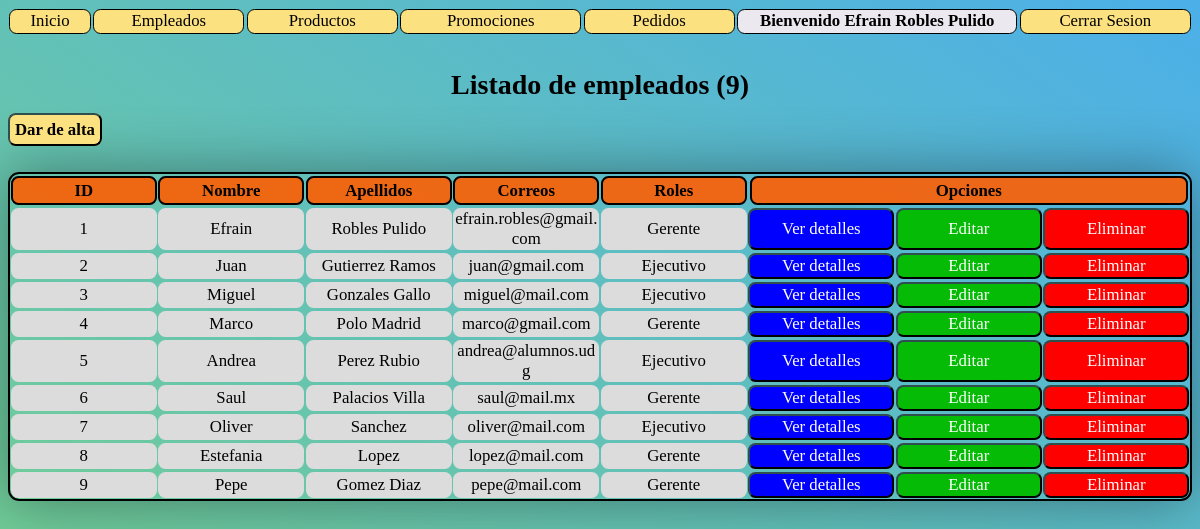
Screenshot of /B11-B12/Administrador/empleados_lista.php (signed in) with the database file from the repository.
### tables this page shows
CREATE TABLE `empleados` (
  `id` int(11) NOT NULL,
  `nombre` varchar(128) NOT NULL,
  `apellidos` varchar(128) NOT NULL,
  `correo` varchar(128) NOT NULL,
  `pass` varchar(32) NOT NULL,
  `rol` int(1) NOT NULL,
  `archivo_n` varchar(255) NOT NULL,
  `archivo` varchar(128) NOT NULL,
  `status` int(1) NOT NULL DEFAULT 1,
  `eliminado` int(1) NOT NULL DEFAULT 0
);

### B11-B12/Administrador/empleados_lista.php (the view, shortened to what this page needs)
<?php
    $con = conecta();
?>
<html>
    <head>
        <link rel="stylesheet" type="text/css" href="./css/style_list.css?v=<?php echo time(); ?>">
    </head>
    <body>
        <?php
            include('menu.php');
            $sql = "SELECT * FROM empleados
                    WHERE status = 1 AND eliminado = 0";
            $res = $con->query($sql);
            $num = $res->num_rows;
            echo "<br><h1>Listado de empleados ($num)</h1>";
        ?>
        <a class='opciones' id="crearRegistro" href="./empleados_alta.php"><b>Dar de alta</b></a><br><br>
        <br>
        <div class="table">
            <div class='header'>
                <div id="id"><b>ID</b></div>
                <div id="nombre"><b>Nombre</b></div>
                <div id="apellidos"><b>Apellidos</b></div>
                <div id="correo"><b>Correos</b></div>
                <div id="rol"><b>Roles</b></div>
                <div id="opciones"><b>Opciones</b></div>
            </div>
            <?php
                while($row = $res->fetch_array()){
                    $id = $row["id"];
                    $nombre = $row["nombre"];
                    $apellidos = $row["apellidos"];
                    $correo = $row["correo"];
                    if ($row["rol"] == 1){
                        $rol = "Gerente";
                    }elseif ($row["rol"] == 2){
                        $rol = "Ejecutivo";
                    }
                    echo "
                    <div class='info$id'>
                        <div id='id'>$id</div>
                        <div id='nombre'>$nombre</div>
                        <div id='apellidos'>$apellidos</div>
                        <div id='correro'>$correo</div>
                        <div id='rol'>$rol</div>
                        <a id='detalles' href='./empleados_detalles.php?id=$id'>Ver detalles</a>
                        <a id='editar' href='./empleados_editar.php?id=$id'>Editar</a>
                        <a id='eliminar' href='javascript:void(0);' onclick='eliminaAjax($id);'>Eliminar</a>
                    </div>";
                }
            ?>
        </div>
    </body>

### B11-B12/Administrador/css/style_list.css (style rules this page uses)
body { background: linear-gradient(-145deg,#35a5e6e2,#74d185f9); font-size: 14px; }
a { text-decoration: none; border-radius: 0.45em; font-size: 1.2em; }
.table { border: 2px solid #000000; box-shadow: 0 0 60px #00000061; border-radius: 0.8em; width: auto; margin: auto; }
.table .header, .table div[class^='info'] { display: grid; grid-template-columns: repeat(8,12.5%); }
.header div { background-color: #ff5e00e3; border: 2px solid #000000; }
.table .header div, .table div[class^='info'] div, .table div[class^='info'] a { display: flex; justify-content: space-around; align-items: center; border-radius: 0.45em; padding: 0.65%; margin: 0.09em 0.5%; font-size: 1.2em; text-decoration: none; text-align: center; height:auto; word-break: break-all; }
.header #opciones { grid-column: span 3; }
#detalles,#editar,#eliminar, #crearRegistro { border: 2px outset darkslategray; }
h1 { text-align: center; font-size: 2em; }
div[class^='info'] div { background-color: gainsboro; }
#crearRegistro { background-color: #FCE181; color:#000000; padding:5px; }
#detalles { background-color: #0000ff; color: white; }
#editar { background-color: #05bb05; color: white; }
#eliminar { background-color: #ff0000; color: white; }

### rows the page displays
empleados: id "1", nombre "Efrain", apellidos "Robles Pulido", correo "efrain.robles@gmail.com", rol "Gerente"
empleados: id "2", nombre "Juan", apellidos "Gutierrez Ramos", correo "juan@gmail.com", rol "Ejecutivo"
empleados: id "3", nombre "Miguel", apellidos "Gonzales Gallo", correo "miguel@mail.com", rol "Ejecutivo"
empleados: id "4", nombre "Marco", apellidos "Polo Madrid", correo "marco@gmail.com", rol "Gerente"
empleados: id "5", nombre "Andrea", apellidos "Perez Rubio", correo "andrea@alumnos.udg", rol "Ejecutivo"
empleados: id "6", nombre "Saul", apellidos "Palacios Villa", correo "saul@mail.mx", rol "Gerente"
empleados: id "7", nombre "Oliver", apellidos "Sanchez", correo "oliver@mail.com", rol "Ejecutivo"
empleados: id "8", nombre "Estefania", apellidos "Lopez", correo "lopez@mail.com", rol "Gerente"
empleados: id "9", nombre "Pepe", apellidos "Gomez Diaz", correo "pepe@mail.com", rol "Gerente"

### other values shown
$_SESSION['nombreUser'] "Efrain Robles Pulido"
$num "9"
